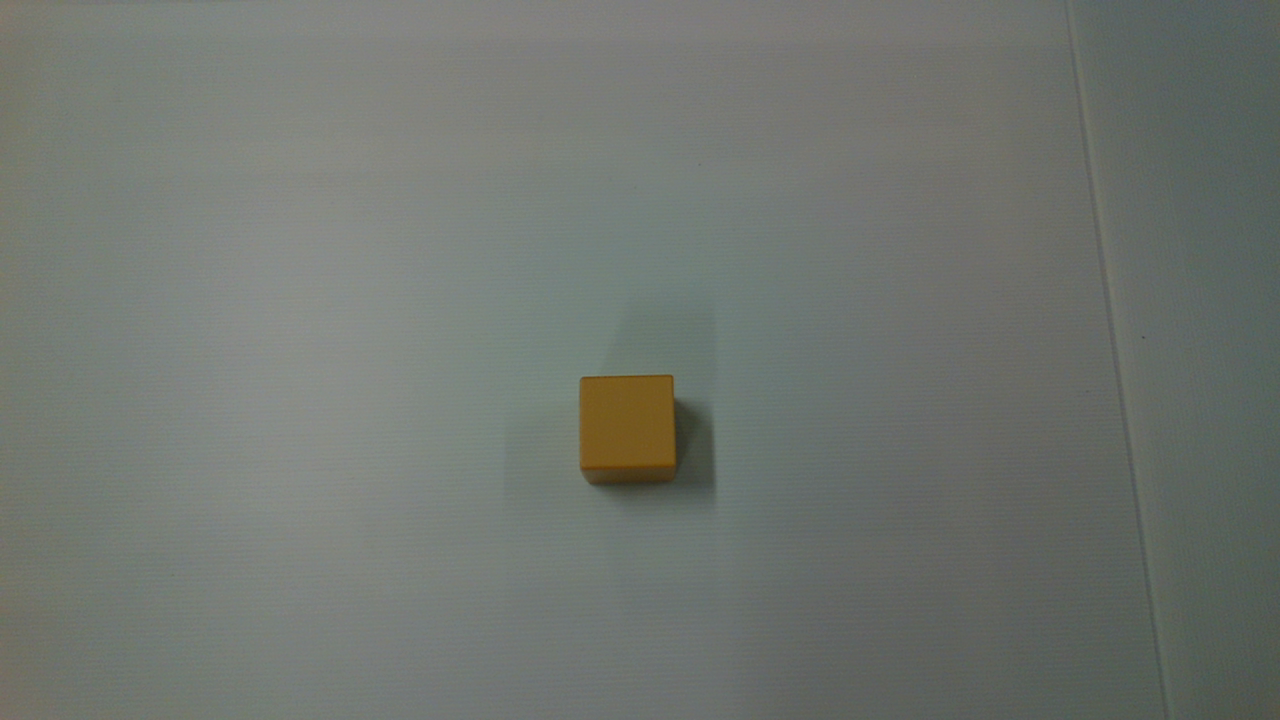
#> input picture active1_Color.png, 1280 x 720 px
$ python convert_png_to_array.py
#> lines starting #> are read from the running program, lines starting #| are printed output that depends on the picture
#import pyrealsense2 as rs
import numpy as np
import cv2

active_image = cv2.imread('active1_Color.png')
#> active_image is the input picture: shape (720, 1280, 3); mean B, G, R 110.9, 116.7, 111.8
static_image = cv2.imread('static1_Color.png')
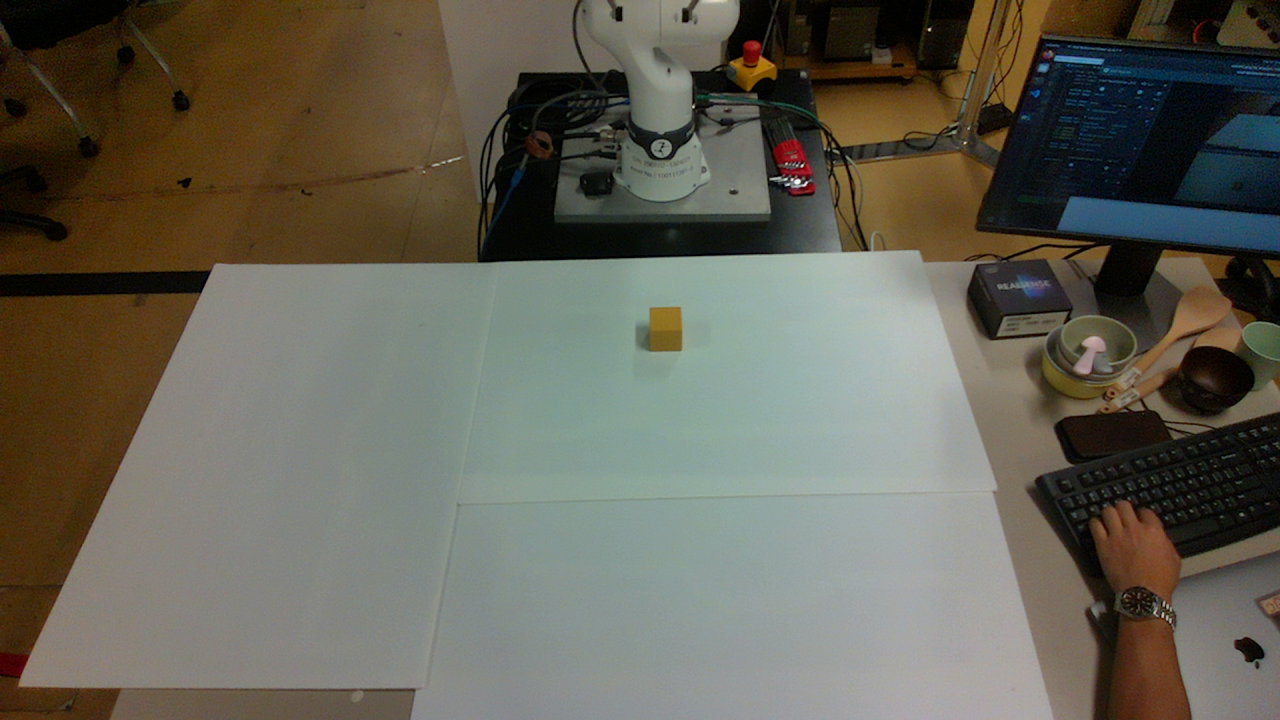
#> input picture static1_Color.png, 1280 x 720 px
#> static_image is the input picture: shape (720, 1280, 3); mean B, G, R 85, 97.1, 99.9

# [5 lines of commented-out code are left out]

static_image = static_image[50:580,100:900,:]
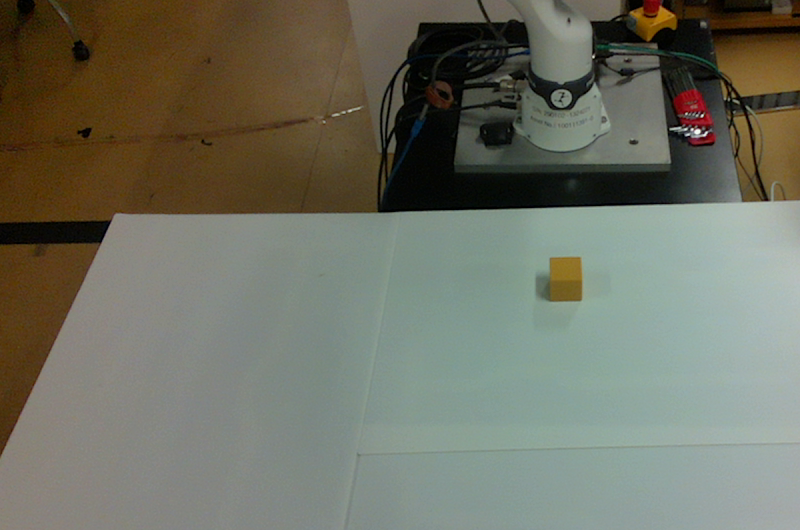
#> static_image: shape (530, 800, 3); mean B, G, R 98.2, 112, 110.7

resized_active_image = cv2.resize(active_image, (160,90))
resized_static_image = cv2.resize(static_image, (160,90))
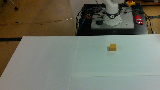
#> resized_static_image: shape (90, 160, 3); mean B, G, R 98.2, 112, 110.7

# [4 lines of commented-out code are left out]

final_image = np.concatenate([resized_active_image, resized_static_image], axis=-1)
final_image = np.transpose(final_image, (2, 0, 1))

#print("final img shape", final_image.shape)

observation = {
    "observation": final_image.astype(np.uint8),
    "desired_goal": np.random.uniform(-10, 10, (3,)).astype(np.float32),
    "achieved_goal": np.random.uniform(-10, 10, (3,)).astype(np.float32),
    "state": np.random.uniform(-10, 10, (10,)).astype(np.float32)
}

print(observation)
#> (printed output is left out)
